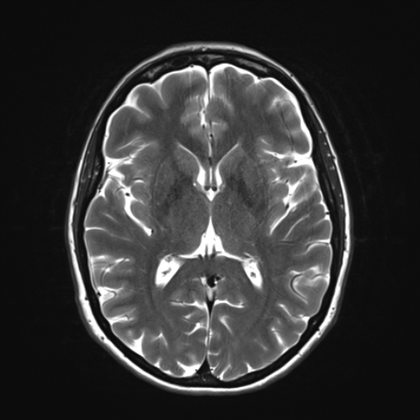
%> input picture matlab/images/MRI.png, 420 x 420 px, shrunk from 512 x 512 before the run
$ octave fig8.m   (GNU Octave 9; MATLAB toolbox functions it lacks are replaced by stand-ins)
%> lines starting %> are read from the running program, lines starting %| are printed output that depends on the picture
### matlab/functions/TV_MATLAB.m
function [u_collection, energy, fevals] = TV_MATLAB(g,K,u,a,s,epsilon,dt,T,restol,xtol,doplot,method)

global count

[Ny,Nx] = size(g);
if doplot
    figure(1);
    imagesc(g);
    colormap(gray);
end

energy = zeros(1,T+1);
energy(1) = energyfxn(u,g,a,epsilon);
fevals = zeros(1,T+1);
fevals(1) = 0;

u_collection = zeros(Ny,Nx,T+1);
u_collection(:,:,1) = u;
residual = 1;
t1 = tic;
iters = 1;
for tstep = 1:T
    if false %residual < restol
        break
    end
    if strcmp(method,'dg')
        disp([num2str(round(tstep/T*100)) '%'])
        u = dgstep_e(u,K,g,dt,a,s,epsilon,xtol,energy(tstep));
    elseif strcmp(method,'euler')
        u = eulerstep(u,g,dt,a,epsilon);
    elseif strcmp(method,'eulerls')
        u = eulerlsstep(u,g,dt,a,epsilon,energy(tstep));
    else
        error('Method not recognised.')
    end
    u = u(2:end-1,2:end-1);
    u_collection(:,:,tstep+1) = u;
    energy(tstep+1) = energyfxn(u,g,a,epsilon);
    fevals(tstep+1) = count;
    residual = (energy(tstep) - energy(tstep+1))/energy(1);
    if doplot && mod(tstep,10)==0
        figure(5), imagesc(u); colormap(gray);
        pause(0.01)
        figure(4), semilogy(energy(1:tstep+1)/energy(1));
        pause(0.01)
    end
    iters = iters+1;
end
t2 = toc(t1);
disp(['Time used: ' num2str(t2)])
disp(['Stopping energy: ' num2str(energy(iters))])
disp(['Iterations: ' num2str(iters)])
end

### matlab/functions/energyfxn.m
function E = energyfxn(u,g,a,epsilon)
s=2;
[Ny,Nx] = size(u);
Dxu = zeros(Ny,Nx+1);  % x-derivatives at i+1/2,j points
Dyu = zeros(Ny+1,Nx);  % y-derivatives at i,j+1/2 points

Dxu(:,2:end-1) = diff(u,1,2);
Dyu(2:end-1,:) = diff(u);

gradabsmid = realsqrt(Dxu(:,2:end).^2 + Dyu(2:end,:).^2 + epsilon);

E = a*sum(sum(gradabsmid)) + 1/s*sum(sum((abs(u-g)).^s));
end

### matlab/figures/fig8.m
clear
close all

%MRI

% Load image, convert to grayscale and apply salt and pepper noise
image = 'MRI.png';
gl = imread(image);
%> gl is the input picture: size 420x420x3 uint8; min 8, max 255, mean 52.9
gl = double(rgb2gray(gl));
%> gl: size 420x420 double
gl = gl./max(max(gl));
rng(10);
g = imnoise(gl,'gaussian',0.2);
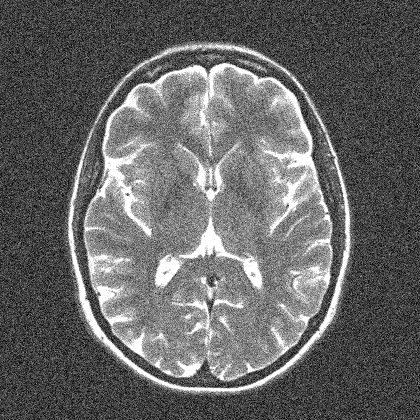
%> g: size 420x420 double; min 0, max 1, mean 0.402
% g = g(1:110,1:110);
K = ones(size(g));
[Ny,Nx] = size(g);
%> Ny = 420; Nx = 420
dx = 1/Nx;
%> dx = 0.00238
dy = 1/Ny;
%> dy = 0.00238
a = 0.2;
epsilon = [1E-2,1E-4,1E-8];
dt2 = 1./(a*2./realsqrt(epsilon)+1);
dt1 = sqrt(dt2);
% dt = 1;
% T = 1000; % Max no. of time steps
T=100;
global count
count = 0;
[Ny,Nx] = size(g);

u = g;
s = 2;

xtol = 1E-14;
restol = 1E-18;

doplot = 1;

method = 'euler';

u1 = zeros([length(epsilon), size(u),T+1]);
energy1 = zeros(length(epsilon),T+1);
u2 = zeros([length(epsilon), size(u),T+1]);
energy2 = zeros(length(epsilon),T+1);

tic
for i=1:length(epsilon)
%> (the run ends here)
